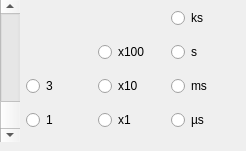
              <widget class="QWidget" name="TimeConstantShear">
               <attribute name="title">
                <string>Time Constant</string>
               </attribute>
               <widget class="QScrollBar" name="TimeShearSlider">
                <property name="geometry">
                 <rect>
                  <x>0</x>
                  <y>0</y>
                  <width>20</width>
                  <height>142</height>
                 </rect>
                </property>
                <property name="sizePolicy">
                 <sizepolicy hsizetype="Fixed" vsizetype="MinimumExpanding">
                  <horstretch>0</horstretch>
                  <verstretch>0</verstretch>
                 </sizepolicy>
                </property>
                <property name="baseSize">
                 <size>
                  <width>20</width>
                  <height>142</height>
                 </size>
                </property>
                <property name="maximum">
                 <number>19</number>
                </property>
                <property name="pageStep">
                 <number>1</number>
                </property>
                <property name="orientation">
                 <enum>Qt::Orientation::Vertical</enum>
                </property>
                <property name="invertedAppearance">
                 <bool>true</bool>
                </property>
                <property name="invertedControls">
                 <bool>false</bool>
                </property>
               </widget>
               <widget class="QWidget" name="TimeShearGrid" native="true">
                <property name="geometry">
                 <rect>
                  <x>26</x>
                  <y>0</y>
                  <width>211</width>
                  <height>142</height>
                 </rect>
                </property>
                <property name="sizePolicy">
                 <sizepolicy hsizetype="MinimumExpanding" vsizetype="MinimumExpanding">
                  <horstretch>0</horstretch>
                  <verstretch>0</verstretch>
                 </sizepolicy>
                </property>
                <property name="baseSize">
                 <size>
                  <width>185</width>
                  <height>142</height>
                 </size>
                </property>
                <layout class="QGridLayout" name="TImeShearGrid">
                 <item row="2" column="0">
                  <widget class="QRadioButton" name="TimeShear3">
                   <property name="text">
                    <string>3</string>
                   </property>
                   <property name="autoExclusive">
                    <bool>false</bool>
                   </property>
                  </widget>
                 </item>
                 <item row="1" column="1">
                  <widget class="QRadioButton" name="TimeShearx100">
                   <property name="text">
                    <string>x100</string>
                   </property>
                   <property name="autoExclusive">
                    <bool>false</bool>
                   </property>
                  </widget>
                 </item>
                 <item row="0" column="2">
                  <widget class="QRadioButton" name="TimeShearks">
                   <property name="text">
                    <string>ks</string>
                   </property>
                   <property name="autoExclusive">
                    <bool>false</bool>
                   </property>
                  </widget>
                 </item>
                 <item row="2" column="2">
                  <widget class="QRadioButton" name="TimeShearms">
                   <property name="text">
                    <string>ms</string>
                   </property>
                   <property name="autoExclusive">
                    <bool>false</bool>
                   </property>
                  </widget>
                 </item>
                 <item row="2" column="1">
                  <widget class="QRadioButton" name="TimeShearx10">
                   <property name="text">
                    <string>x10</string>
                   </property>
                   <property name="autoExclusive">
                    <bool>false</bool>
                   </property>
                  </widget>
                 </item>
                 <item row="1" column="2">
                  <widget class="QRadioButton" name="TimeShears">
                   <property name="text">
                    <string>s</string>
                   </property>
                   <property name="autoExclusive">
                    <bool>false</bool>
                   </property>
                  </widget>
                 </item>
                 <item row="3" column="1">
                  <widget class="QRadioButton" name="TimeShearx1">
                   <property name="text">
                    <string>x1</string>
                   </property>
                   <property name="autoExclusive">
                    <bool>false</bool>
                   </property>
                  </widget>
                 </item>
                 <item row="3" column="2">
                  <widget class="QRadioButton" name="TimeShearmicros">
                   <property name="text">
                    <string>µs</string>
                   </property>
                   <property name="autoExclusive">
                    <bool>false</bool>
                   </property>
                  </widget>
                 </item>
                 <item row="3" column="0">
                  <widget class="QRadioButton" name="TimeShear1">
                   <property name="text">
                    <string>1</string>
                   </property>
                   <property name="autoExclusive">
                    <bool>false</bool>
                   </property>
                  </widget>
                 </item>
                </layout>
               </widget>
              </widget>
